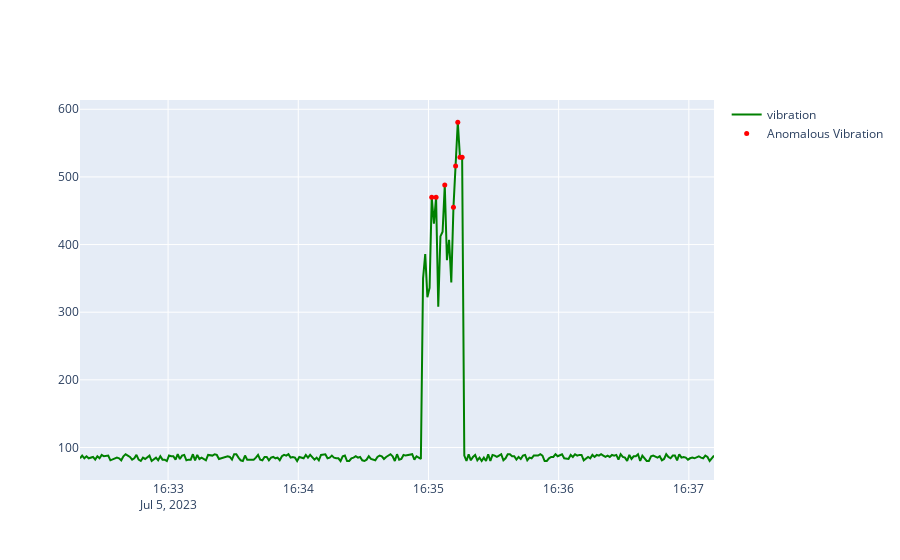

The code cell stored with this chart in its notebook:
### Code cell
import plotly.graph_objects as go
# Create a new figure
fig = go.Figure()


# Add a line for the actual load
fig.add_trace(go.Scatter(
    x=anom_data.index,
    y=anom_data["vibration"],
    mode='lines',
    name='vibration',
    line=dict(color='green'),  # specify line color here
))

# Add a line for the anomalous load
fig.add_trace(go.Scatter(
    x=anom_data[anom_data['is_anomalous']].index,
    y=anom_data[anom_data['is_anomalous']]["vibration"],
    mode='markers',
    name='Anomalous Vibration',
    marker=dict(color='red', size=5),  # specify marker color and size here
))

# Show the plot
fig.show()

### Figure 1 — Plotly figure (JSON) as saved in the notebook; plotly's stock layout.template omitted (floating-point values rounded to 4 significant figures; data arrays with more than 128 entries replaced by an {"elided": "..."} marker saying what was removed)
{"data": [{"line": {"color": "green"}, "mode": "lines", "name": "vibration", "type": "scatter", "x": {"elided": "293 str values"}, "y": {"elided": "293 int values"}}, {"marker": {"color": "red", "size": 5}, "mode": "markers", "name": "Anomalous Vibration", "type": "scatter", "x": ["2023-07-05T16:35:01.511313", "2023-07-05T16:35:03.512438", "2023-07-05T16:35:07.515141", "2023-07-05T16:35:11.517338", "2023-07-05T16:35:12.517839", "2023-07-05T16:35:13.518259", "2023-07-05T16:35:14.518863", "2023-07-05T16:35:15.519339"], "y": [470, 470, 488, 455, 516, 581, 529, 529]}], "layout": {}}
